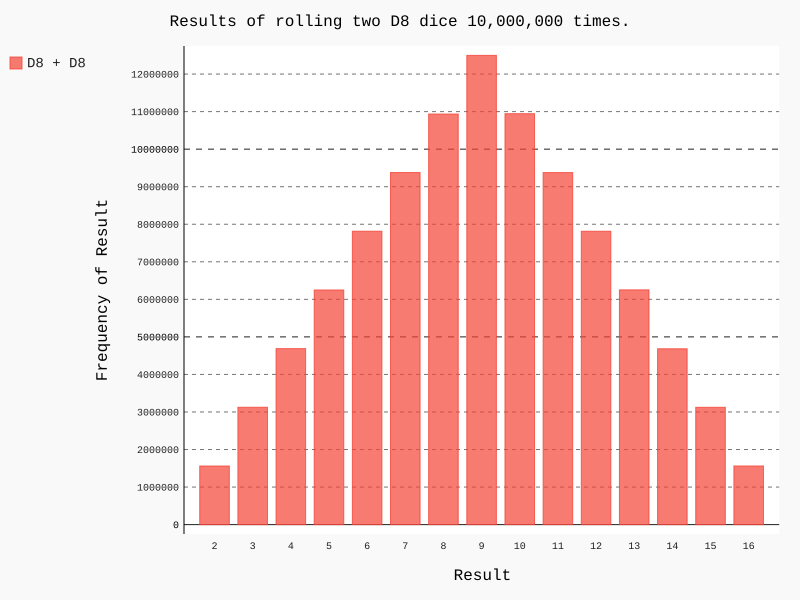

Python code for this plot:
from die import Die
import pygal

# Create two dice.
die_1 = Die(8)
die_2 = Die(8)

# Make some rolls, and store results in a list.
results = [die_1.roll() + die_2.roll() for _ in range(100000000)]

# Analyze the results.
max_result = die_1.num_sides() + die_2.num_sides()
frequencies = [results.count(value) for value in range(2, max_result + 1)]

# Visualize the results.
hist = pygal.Bar()

hist.title = "Results of rolling two D8 dice 10,000,000 times."
hist.x_labels = ['2', '3', '4', '5', '6', '7', '8', '9', '10', '11', '12', '13', '14', '15', '16']
hist.x_title = "Result"
hist.y_title = "Frequency of Result"

hist.add('D8 + D8', frequencies)
hist.render_to_file('dice_8_visual.svg')
